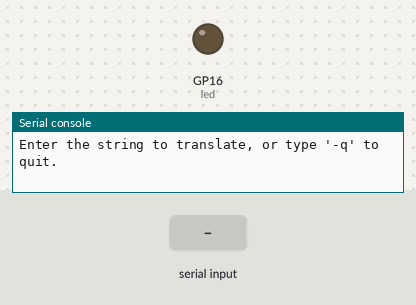
The program below on a simulated Raspberry Pi Pico running CircuitPython. Shown: output pins drawn as LEDs (lit = HIGH), the last lines printed to the serial console. The inputs (shaded band) are chosen by the test bench.

Above: at 1.2 s.
1.3 s: "A" typed at the serial console, then Enter
At 2.4 s:
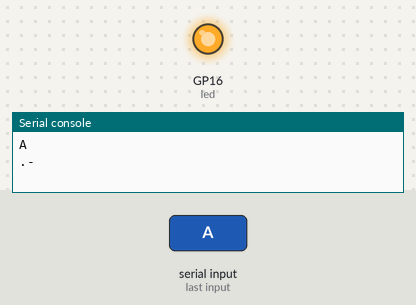
4.0 s: "B" typed at the serial console, then Enter
At 6.7 s:
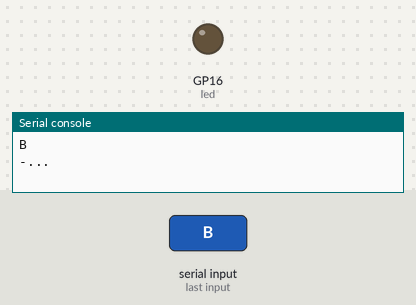
7.0 s: "-" typed at the serial console, then Enter
At 7.8 s:
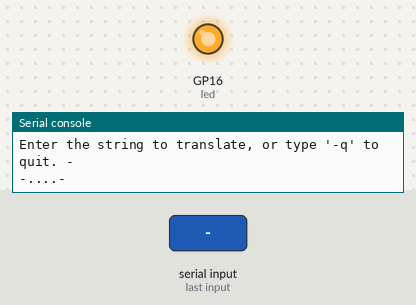
10.0 s: "." typed at the serial console, then Enter
Timing chart, 0 to 14.0 s (numbered marks = the images above; inputs shaded):
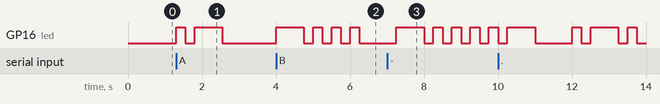

Measured:
- after the input at 1.3 s, GP16 (led): LOW → HIGH at once, → LOW 0.25 s later, → HIGH 0.25 s later, → LOW 0.75 s later
- after the input at 4.0 s, GP16 (led): LOW → HIGH at once, then repeats every 0.50 s: LOW 0.25 s, HIGH 0.25 s
- after the input at 7.0 s, GP16 (led): LOW → HIGH after 0.25 s, then repeats every 0.50 s: LOW 0.25 s, HIGH 0.25 s

The program:

part2.py
```python
import time
import board
import digitalio

led = digitalio.DigitalInOut(board.GP16)
led.direction = digitalio.Direction.OUTPUT

MORSE_CODE = { 'A':'.-', 'B':'-...',
    'C':'-.-.', 'D':'-..', 'E':'.',
    'F':'..-.', 'G':'--.', 'H':'....',
    'I':'..', 'J':'.---', 'K':'-.-',
    'L':'.-..', 'M':'--', 'N':'-.',
    'O':'---', 'P':'.--.', 'Q':'--.-',
    'R':'.-.', 'S':'...', 'T':'-',
    'U':'..-', 'V':'...-', 'W':'.--',
    'X':'-..-', 'Y':'-.--', 'Z':'--..',
    '1':'.----', '2':'..---', '3':'...--',
    '4':'....-', '5':'.....', '6':'-....',
    '7':'--...', '8':'---..', '9':'----.',
    '0':'-----', ', ':'--..--', '.':'.-.-.-',
    '?':'..--..', '/':'-..-.', '-':'-....-',
    '(':'-.--.', ')':'-.--.-'}
base_delay = 0.25
CHAR_DELAYS = {
    ".": [base_delay, base_delay],
    "-": [3*base_delay, base_delay],
    " ": [0, 3*base_delay],
    "/": [0, 7*base_delay]
}

while True:
    user_input = input("Enter the string to translate, or type '-q' to quit. ")
    user_input = user_input.upper()
    if user_input == "-Q": # uppercase because of the previous line
        break
    morse_translation = ""
    translation_good = True # flag to be set if we hit an unknown character
    for letter in user_input:
        if letter == " ":
            morse_translation += "/"
        else:
            try:
                morse_translation += MORSE_CODE[letter] + " "
            except KeyError:
                print(f"Unsupported character \"{letter}\" used. Please try again.")
                translation_good = False
                break
    if translation_good:
        print(morse_translation)
        for pulse in morse_translation:
            on_delay, off_delay = CHAR_DELAYS[pulse]
            if on_delay == 0: # bypass ever turning the LED on
                time.sleep(off_delay)
            else:
                led.value = True
                time.sleep(on_delay)
                led.value = False
                time.sleep(off_delay)

print("Thanks for using the Morse Code Translator. Goodbye!")
```
